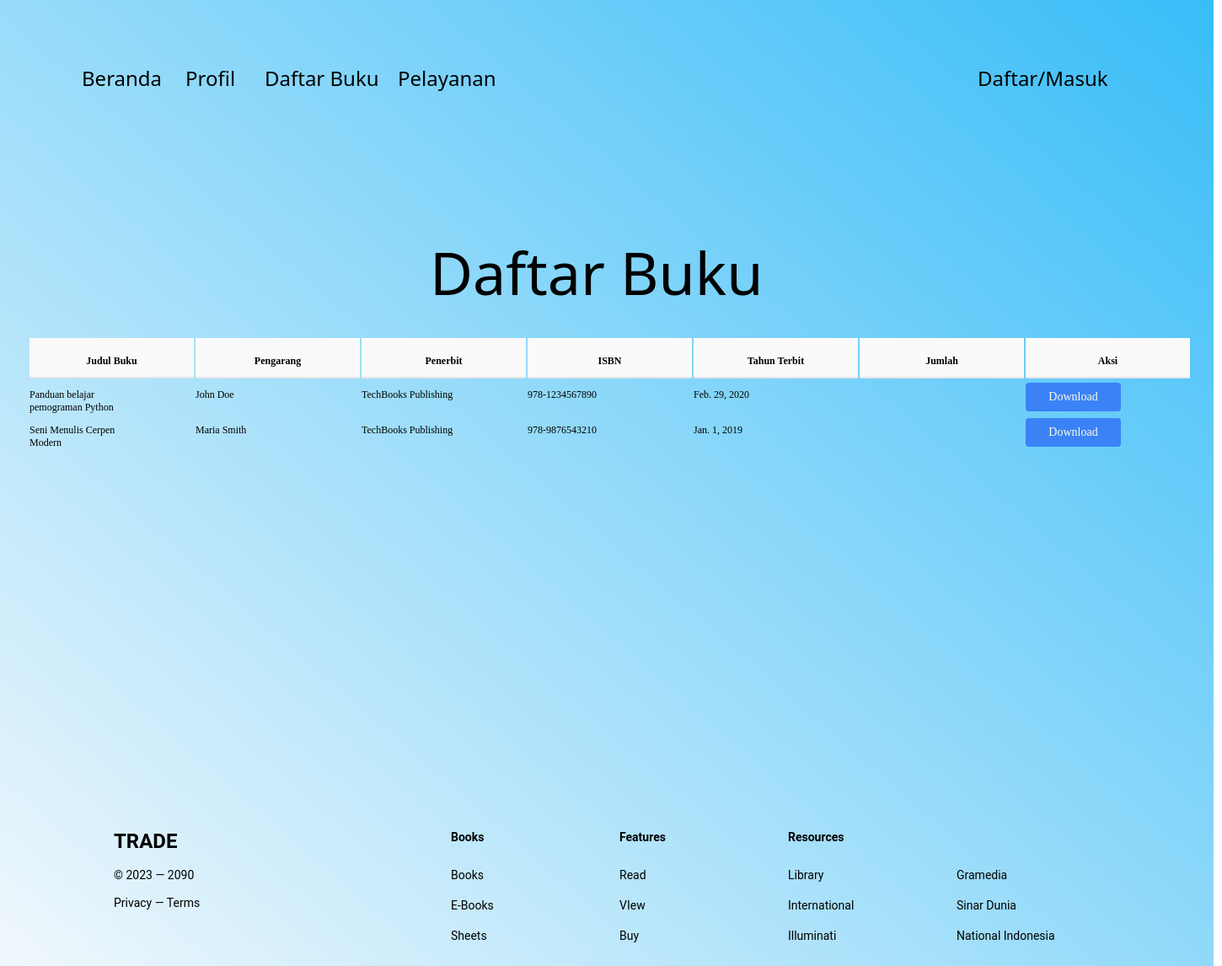
The page / on the database its author committed.
### elabweb/models.py (models this page shows, shortened)
class Book(models.Model):
    title = models.CharField(max_length=100)
    author = models.CharField(max_length=100)
    publisher = models.CharField(max_length=100, default='Unknown')
    isbn = models.CharField(max_length=15)
    publication_year = models.DateField()
    Amount = models.CharField(max_length=100)
    book_file = models.FileField(upload_to='book_files/',null=True)

### elabweb/views.py (the view)
# urls.py: path('', views.home, name='home'),
def home(request):
        books = Book.objects.all()
        if books:
            print ('working')
        context = {
        'books': books,
        }
        return render(request, 'index.html', context)

### elabweb/templates/index.html (shortened to what this page needs)
<!DOCTYPE html>
{% load static tailwind_tags %}
<html>
    <head>
        <script src="https://cdn.tailwindcss.com"></script>
        {% tailwind_css %}
    </head>
    <body>
        <div class="w-[1440px] h-[1242px] relative bg-gradient-to-bl from-sky-400 to-slate-50">
            <div class="w-[1440px] h-[219px] left-0 top-[-20px] absolute">
                <div class="h-[29px] pl-3.5 left-[206px] top-[97px] absolute justify-end items-center inline-flex">
                    <div class="w-[121px] h-[29px] text-black text-2xl font-normal font-['Roboto Slab']">Profil</div>
                </div>
                <div class="w-[109px] h-[29px] left-[97px] top-[97px] absolute text-black text-2xl font-normal font-['Roboto Slab']">Beranda</div>
                <div class="w-[141px] h-[29px] left-[314px] top-[97px] absolute text-black text-2xl font-normal font-['Roboto Slab']">Daftar Buku</div>
                <div class="w-[145px] h-[29px] left-[472px] top-[97px] absolute text-black text-2xl font-normal font-['Roboto Slab']">Pelayanan</div>
                <div class="w-[166px] h-[29px] left-[1160px] top-[97px] absolute text-black text-2xl font-normal font-['Roboto Slab']">Daftar/Masuk</div>
            </div>
            <div class="left-[510px] top-[271px] absolute text-black text-[70px] font-normal font-['Trebuchet MS']">Daftar Buku </div>
            <div>
                <div class="w-[1371px] left-[34px] top-[400px] absolute justify-start items-start inline-flex">
                    <table>
                        <thead>
                            <tr>
                                <th>
                                    <div class="w-[195px] h-12 pt-5 bg-neutral-50 flex-col justify-center items-start gap-1.5 flex">
                                        <div class="self-stretch grow shrink basis-0 text-black text-xs font-semibold font-['Montserrat'] leading-tight">Judul Buku</div>
                                        <div class="self-stretch h-0.5 bg-zinc-200"></div>
                                    </div>
                                </th>
                                <th>
                                    <div class="w-[195px] h-12 pt-5 bg-neutral-50 flex-col justify-center items-start gap-1.5 flex">
                                        <div class="self-stretch grow shrink basis-0 text-black text-xs font-semibold font-['Montserrat'] leading-tight">Pengarang</div>
                                        <div class="self-stretch h-0.5 bg-zinc-200"></div>
                                    </div>
                                </th>
                                <th>
                                    <div class="w-[195px] h-12 pt-5 bg-neutral-50 flex-col justify-center items-start gap-1.5 flex">
                                        <div class="self-stretch grow shrink basis-0 text-black text-xs font-semibold font-['Montserrat'] leading-tight">Penerbit</div>
                                        <div class="self-stretch h-0.5 bg-zinc-200"></div>
                                    </div>
                                </th>
                                <th>
                                    <div class="w-[195px] h-12 pt-5 bg-neutral-50 flex-col justify-center items-start gap-1.5 flex">
                                        <div class="self-stretch grow shrink basis-0 text-black text-xs font-semibold font-['Montserrat'] leading-tight">ISBN</div>
                                        <div class="self-stretch h-0.5 bg-zinc-200"></div>
                                    </div>
                                </th>
                                <th>
                                    <div class="w-[195px] h-12 pt-5 bg-neutral-50 flex-col justify-center items-start gap-1.5 flex">
                                        <div class="self-stretch grow shrink basis-0 text-black text-xs font-semibold font-['Montserrat'] leading-tight">Tahun Terbit</div>
                                        <div class="self-stretch h-0.5 bg-zinc-200"></div>
                                    </div>
                                </th>
                                <th>
                                    <div class="w-[195px] h-12 pt-5 bg-neutral-50 flex-col justify-center items-start gap-1.5 flex">
                                        <div class="self-stretch grow shrink basis-0 text-black text-xs font-semibold font-['Montserrat'] leading-tight">Jumlah</div>
                                        <div class="self-stretch h-0.5 bg-zinc-200"></div>
                                    </div>
                                </th>
                                <th>
                                    <div class="w-[195px] h-12 pt-5 bg-neutral-50 flex-col justify-center items-start gap-1.5 flex">
                                        <div class="self-stretch grow shrink basis-0 text-black text-xs font-semibold font-['Montserrat'] leading-tight">Aksi</div>
                                        <div class="self-stretch h-0.5 bg-zinc-200"></div>
                                    </div>
                                </th>
                            </tr>
                        </thead>
                        <tbody>
                            {% for book in books %}
                            <tr>
                                <td>
                                    <div class="w-[113px] h-10 py-2.5 justify-center items-center inline-flex">
                                        <div class="self-stretch grow shrink basis-0 text-black text-xs font-normal font-['Montserrat'] leading-tight">{{ book.title }}</div>
                                    </div>
                                </td>
                                <td>
                                    <div class="w-[113px] h-10 py-2.5 justify-center items-center inline-flex">
                                        <div class="self-stretch grow shrink basis-0 text-black text-xs font-normal font-['Montserrat'] leading-tight">{{ book.author }}</div>
                                    </div>
                                </td>
                                <td>
                                    <div class="w-[113px] h-10 py-2.5 justify-center items-center inline-flex">
                                        <div class="self-stretch grow shrink basis-0 text-black text-xs font-normal font-['Montserrat'] leading-tight">{{ book.publisher }}</div>
                                    </div>
                                </td>
                                <td>
                                    <div class="w-[113px] h-10 py-2.5 justify-center items-center inline-flex">
                                        <div class="self-stretch grow shrink basis-0 text-black text-xs font-normal font-['Montserrat'] leading-tight">{{ book.isbn }}</div>
                                    </div>
                                </td>
                                <td>
                                    <div class="w-[113px] h-10 py-2.5 justify-center items-center inline-flex">
                                        <div class="self-stretch grow shrink basis-0 text-black text-xs font-normal font-['Montserrat'] leading-tight">{{ book.publication_year }}</div>
                                    </div>
                                </td>
                                <td>
                                    <div class="w-[113px] h-10 py-2.5 justify-center items-center inline-flex">
                                        <div class="self-stretch grow shrink basis-0 text-black text-xs font-normal font-['Montserrat'] leading-tight">{{ book.amount }}</div>
                                    </div>
                                </td>
                                <td>
                                    <div class="w-[113px] h-10 py-2.5 justify-center items-center gap-1 inline-flex">
                                        <a href="{% url 'download_book' book.id %}" download="e-book1" class="grow shrink basis-0 text-center text-yellow-50 text-sm font-normal font-['Verdana'] leading-tight bg-blue-500 px-4 py-2 rounded">Download</a>
                                    </div>
                                </td>
                            </tr>
                            {% endfor %}
                        </tbody>
                    </table>
                </div>
            </div>
            <div class="w-[1440px] h-[380px] left-0 top-[862px] absolute">
                <div class="left-[135px] top-[120px] absolute text-black text-2xl font-bold font-['Roboto'] uppercase">Trade</div>
                <div class="left-[535px] top-[123px] absolute text-black text-sm font-bold font-['Roboto'] leading-tight">Books</div>
                <div class="left-[535px] top-[168px] absolute text-black text-sm font-normal font-['Roboto'] leading-tight">Books</div>
                <div class="left-[135px] top-[168px] absolute text-black text-sm font-normal font-['Roboto'] leading-tight">© 2023 — 2090</div>
                <div class="left-[135px] top-[201px] absolute text-black text-sm font-normal font-['Roboto'] leading-tight">Privacy — Terms</div>
                <div class="left-[535px] top-[204px] absolute text-black text-sm font-normal font-['Roboto'] leading-tight">E-Books</div>
                <div class="left-[535px] top-[240px] absolute text-black text-sm font-normal font-['Roboto'] leading-tight">Sheets</div>
                <div class="left-[735px] top-[168px] absolute text-black text-sm font-normal font-['Roboto'] leading-tight">Read</div>
                <div class="left-[735px] top-[204px] absolute text-black text-sm font-normal font-['Roboto'] leading-tight">VIew</div>
                <div class="left-[735px] top-[240px] absolute text-black text-sm font-normal font-['Roboto'] leading-tight">Buy</div>
                <div class="left-[935px] top-[168px] absolute text-black text-sm font-normal font-['Roboto'] leading-tight">Library</div>
                <div class="left-[935px] top-[204px] absolute text-black text-sm font-normal font-['Roboto'] leading-tight">International</div>
                <div class="left-[935px] top-[240px] absolute text-black text-sm font-normal font-['Roboto'] leading-tight">Illuminati</div>
                <div class="left-[1135px] top-[168px] absolute text-black text-sm font-normal font-['Roboto'] leading-tight">Gramedia</div>
                <div class="left-[1135px] top-[204px] absolute text-black text-sm font-normal font-['Roboto'] leading-tight">Sinar Dunia</div>
                <div class="left-[1135px] top-[240px] absolute text-black text-sm font-normal font-['Roboto'] leading-tight">National Indonesia</div>
                <div class="left-[735px] top-[123px] absolute text-black text-sm font-bold font-['Roboto'] leading-tight">Features</div>
                <div class="left-[935px] top-[123px] absolute text-black text-sm font-bold font-['Roboto'] leading-tight">Resources</div>
            </div>
        </div>
    </body>
</html>

### rows shown on the page
Book: title "Panduan belajar pemograman Python", author "John Doe", publisher "TechBooks Publishing", isbn "978-1234567890", publication_year "Feb. 29, 2020"
Book: title "Seni Menulis Cerpen Modern", author "Maria Smith", publisher "TechBooks Publishing", isbn "978-9876543210", publication_year "Jan. 1, 2019"
